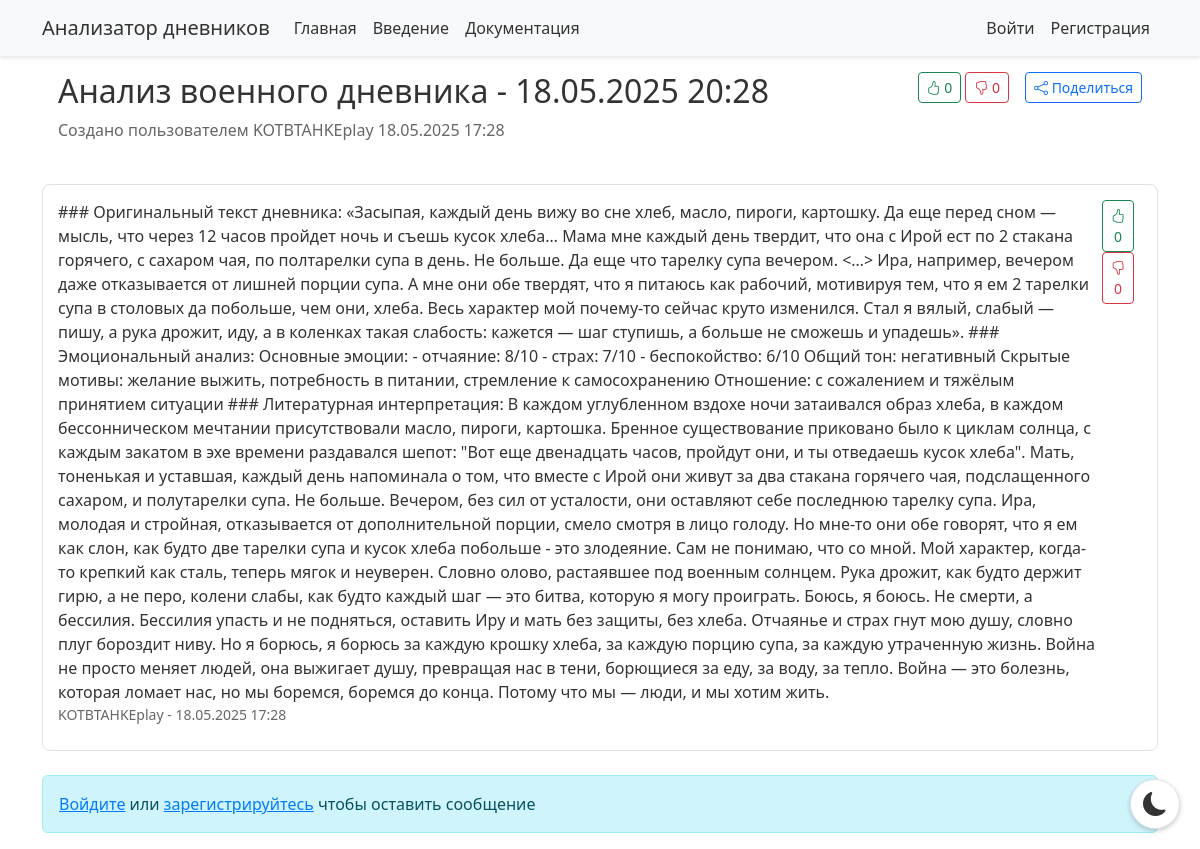
The page /topic/1 on the database its author committed.
### forum.py (models this page shows, shortened)
class Topic(db.Model):
    id = db.Column(db.Integer, primary_key=True)
    title = db.Column(db.String(200), nullable=False)
    user_id = db.Column(db.Integer, db.ForeignKey('user.id'), nullable=False)
    created_at = db.Column(db.DateTime, default=datetime.utcnow)
    votes_up = db.Column(db.Integer, default=0)
    votes_down = db.Column(db.Integer, default=0)
    messages = db.relationship('Message', backref='topic', lazy=True, cascade='all, delete-orphan')
    votes = db.relationship('TopicVote', backref='topic', lazy=True, cascade='all, delete-orphan')
    def get_vote_from_user(self, user):
        if not user.is_authenticated:
            return 0
        vote = TopicVote.query.filter_by(topic_id=self.id, user_id=user.id).first()
        return vote.vote_type if vote else 0

class User(UserMixin, db.Model):
    id = db.Column(db.Integer, primary_key=True)
    username = db.Column(db.String(80), unique=True, nullable=False)
    password_hash = db.Column(db.String(120), nullable=False)
    created_at = db.Column(db.DateTime, default=datetime.utcnow)
    topics = db.relationship('Topic', backref='author', lazy=True)
    messages = db.relationship('Message', backref='author', lazy=True)
    topic_votes = db.relationship('TopicVote', backref='user', lazy=True)
    message_votes = db.relationship('MessageVote', backref='user', lazy=True)

class Message(db.Model):
    id = db.Column(db.Integer, primary_key=True)
    content = db.Column(db.Text, nullable=False)
    created_at = db.Column(db.DateTime, default=datetime.utcnow)
    topic_id = db.Column(db.Integer, db.ForeignKey('topic.id'), nullable=False)
    user_id = db.Column(db.Integer, db.ForeignKey('user.id'), nullable=False)
    votes_up = db.Column(db.Integer, default=0)
    votes_down = db.Column(db.Integer, default=0)
    votes = db.relationship('MessageVote', backref='message', lazy=True, cascade='all, delete-orphan')
    def get_vote_from_user(self, user):
        if not user.is_authenticated:
            return 0
        vote = MessageVote.query.filter_by(message_id=self.id, user_id=user.id).first()
        return vote.vote_type if vote else 0

### app.py (the view)
@app.route('/topic/<int:topic_id>')
def view_topic(topic_id):
    topic = Topic.query.get_or_404(topic_id)
    messages = Message.query.filter_by(topic_id=topic_id).order_by(Message.created_at).all()
    return render_template('topic.html', topic=topic, messages=messages)

### templates/topic.html (shortened to what this page needs)
{% extends "base.html" %}
{% block content %}
<div class="forum-topic">
    <div class="d-flex justify-content-between align-items-start">
        <div>
            <h2>{{ topic.title }}</h2>
            <p class="text-muted">
                Создано пользователем {{ topic.author.username }}
                {{ topic.created_at.strftime('%d.%m.%Y %H:%M') }}
            </p>
        </div>
        <div class="d-flex align-items-center">
            <div class="vote-buttons me-3" data-id="{{ topic.id }}" data-type="topic">
                <button class="btn btn-sm btn-outline-success vote-btn" data-vote="1"
                        {% if topic.get_vote_from_user(current_user) == 1 %}disabled{% endif %}>
                    <i class="bi bi-hand-thumbs-up"></i>
                    <span class="votes-up">{{ topic.votes_up }}</span>
                </button>
                <button class="btn btn-sm btn-outline-danger vote-btn" data-vote="-1"
                        {% if topic.get_vote_from_user(current_user) == -1 %}disabled{% endif %}>
                    <i class="bi bi-hand-thumbs-down"></i>
                    <span class="votes-down">{{ topic.votes_down }}</span>
                </button>
            </div>
            <div class="share-button">
                <button class="btn btn-sm btn-outline-primary" onclick="shareUrl()">
                    <i class="bi bi-share"></i> Поделиться
                </button>
            </div>
        </div>
    </div>
</div>
<div class="messages">
    {% for message in messages %}
    <div class="message">
        <div class="d-flex justify-content-between align-items-start">
            <div class="message-content flex-grow-1">{{ message.content }}</div>
            <div class="d-flex align-items-center">
                <div class="vote-buttons me-2" data-id="{{ message.id }}" data-type="message">
                    <button class="btn btn-sm btn-outline-success vote-btn" data-vote="1"
                            {% if message.get_vote_from_user(current_user) == 1 %}disabled{% endif %}>
                        <i class="bi bi-hand-thumbs-up"></i>
                        <span class="votes-up">{{ message.votes_up }}</span>
                    </button>
                    <button class="btn btn-sm btn-outline-danger vote-btn" data-vote="-1"
                            {% if message.get_vote_from_user(current_user) == -1 %}disabled{% endif %}>
                        <i class="bi bi-hand-thumbs-down"></i>
                        <span class="votes-down">{{ message.votes_down }}</span>
                    </button>
                </div>
            </div>
        </div>
        <div class="message-meta">
            {{ message.author.username }} -
            {{ message.created_at.strftime('%d.%m.%Y %H:%M') }}
        </div>
    </div>
    {% endfor %}
</div>
{% if current_user.is_authenticated %}
<div class="reply-form mt-4">
    <h4>Ответить</h4>
    <form method="POST" action="{{ url_for('reply', topic_id=topic.id) }}">
        <div class="mb-3">
            <textarea class="form-control" name="content" rows="3" required></textarea>
        </div>
        <button type="submit" class="btn btn-primary">Отправить</button>
    </form>
</div>
{% else %}
<div class="alert alert-info mt-4">
    <a href="{{ url_for('login') }}">Войдите</a> или
    <a href="{{ url_for('register') }}">зарегистрируйтесь</a>
    чтобы оставить сообщение
</div>
{% endif %}
{% endblock %}

### static/css/styles.css (style rules this page uses)
:root { --bg-primary: #ffffff; --bg-secondary: #f8f9fa; --text-primary: #333333; --text-secondary: #666666; --border-color: #dee2e6; --card-bg: #ffffff; --navbar-bg: #f8f9fa; --input-bg: #ffffff; --modal-bg: #ffffff; }
body { background-color: var(--bg-primary); color: var(--text-primary); transition: background-color 0.3s ease, color 0.3s ease; }
.text-muted { color: var(--text-secondary) !important; }
a { color: #007bff; }
.forum-topic { transition: all 0.3s ease; border: 1px solid transparent; border-radius: 8px; padding: 15px; margin-bottom: 10px; }
.message { border: 1px solid var(--border-color); border-radius: 8px; padding: 15px; margin-bottom: 15px; background-color: var(--card-bg); }
.message-meta { font-size: 0.875rem; color: var(--text-secondary); margin-bottom: 10px; }

### rows shown on the page
Topic: title "Анализ военного дневника - 18.05.2025 20:28", created_at "18.05.2025 17:28", votes_up "0", votes_down "0"
User: author.username "KOTBTAHKEplay"
Message: content "### Оригинальный текст дневника: «Засыпая, каждый день вижу во сне хлеб, масло, пироги, картошку. Да еще перед сном — мысль, что через 12 часов пройдет ночь и съешь кусок хлеба… Мама мне каждый день твердит, что она с Ирой ест по 2 стакана горячего, с сахаром чая, по полтарелки супа в день. Не больше. Да еще что тарелку супа вечером. <…> Ира, например, вечером даже отказывается от лишней порции супа. А мне они обе твердят, что я питаюсь как рабочий, мотивируя тем, что я ем 2 тарелки супа в столовых да побольше, чем они, хлеба. Весь характер мой почему-то сейчас круто изменился. Стал я вялый, слабый — пишу, а рука дрожит, иду, а в коленках такая слабость: кажется — шаг ступишь, а больше не…", votes_up "0", votes_down "0", author.username "KOTBTAHKEplay", created_at "18.05.2025 17:28"
